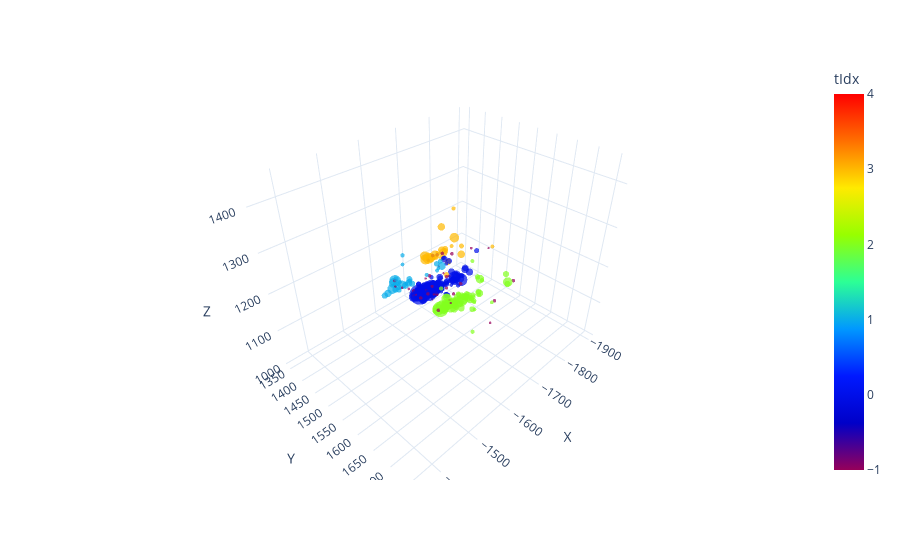

Notebook source saved alongside this figure:
### Code cell
import pandas as pd
import plotly.express as px
from src.logger.plotting_tools import shuffle_truth_colors

mask = (g.ndata['particle_number'] !=-1)
tidx =  (g.ndata['pandora_pfo'][mask]).view(-1,1)
#tidx =    1*(g.ndata['hit_link_modified'][mask].view(-1,1))+1
features =   30*(g.ndata['e_hits'][mask].view(-1,1))+0.05*g.ndata['h'][:,-1][mask].view(-1,1)+1*(g.ndata['hit_type'][mask].view(-1,1)==4)
cellid= g.ndata['particle_number'][mask].view(-1,1)
X = g.ndata["pos_hits_xyz"][mask] #[mask]
data = {
            "X":X[:, 0].view(-1, 1).detach().cpu().numpy(),
            "Y": X[:, 1].view(-1, 1).detach().cpu().numpy(),
            "Z": X[:, 2].view(-1, 1).detach().cpu().numpy(),
            "tIdx": tidx.view(-1, 1).detach().cpu().numpy(),
            "features": features.view(-1, 1).detach().cpu().numpy(),
            "cellid":cellid.view(-1, 1).detach().cpu().numpy(),
        }
hoverdict = {}
# if hoverfeat is not None:
#     for j in range(hoverfeat.shape[1]):
#         hoverdict["f_" + str(j)] = hoverfeat[:, j : j + 1]
#     data.update(hoverdict)

# if nidx is not None:
#     data.update({"av_same": av_same})

df = pd.DataFrame(
np.concatenate([data[k] for k in data], axis=1),
columns=[k for k in data],
)
rdst = np.random.RandomState(1234567890)  # all the same
# shuffle_truth_colors(df, "tIdx", rdst)

hover_data = ["tIdx", "cellid"] #+ [k for k in hoverdict.keys()]
# if nidx is not None:
#     hover_data.append("av_same")
fig = px.scatter_3d(
df,
x="X",
y="Y",
z="Z",
color="tIdx",
size="features",
hover_data=hover_data,
template="plotly_white",
range_color=[-1,4],
color_continuous_scale=px.colors.sequential.Rainbow,
)
fig.update_traces(marker=dict(line=dict(width=0)))

### Figure 1 — Plotly figure (JSON) as saved in the notebook; plotly's stock layout.template omitted (floating-point values rounded to 4 significant figures; data arrays with more than 128 entries replaced by an {"elided": "..."} marker saying what was removed)
{"data": [{"customdata": {"elided": "314x2 int values"}, "hovertemplate": "X=%{x}<br>Y=%{y}<br>Z=%{z}<br>features=%{marker.size}<br>tIdx=%{marker.color}<br>cellid=%{customdata[1]}<extra></extra>", "legendgroup": "", "marker": {"color": {"elided": "314 int values"}, "coloraxis": "coloraxis", "line": {"width": 0}, "size": {"elided": "314 float values"}, "sizemode": "area", "sizeref": 0.01431, "symbol": "circle"}, "mode": "markers", "name": "", "scene": "scene", "showlegend": false, "type": "scatter3d", "x": {"elided": "314 float values"}, "y": {"elided": "314 float values"}, "z": {"elided": "314 float values"}}], "layout": {"coloraxis": {"cmax": 4, "cmin": -1, "colorbar": {"title": {"text": "tIdx"}}, "colorscale": [[0, "rgb(150,0,90)"], [0.125, "rgb(0,0,200)"], [0.25, "rgb(0,25,255)"], [0.375, "rgb(0,152,255)"], [0.5, "rgb(44,255,150)"], [0.625, "rgb(151,255,0)"], [0.75, "rgb(255,234,0)"], [0.875, "rgb(255,111,0)"], [1, "rgb(255,0,0)"]]}, "legend": {"itemsizing": "constant", "tracegroupgap": 0}, "margin": {"t": 60}, "scene": {"domain": {"x": [0, 1], "y": [0, 1]}, "xaxis": {"title": {"text": "X"}}, "yaxis": {"title": {"text": "Y"}}, "zaxis": {"title": {"text": "Z"}}}}}
